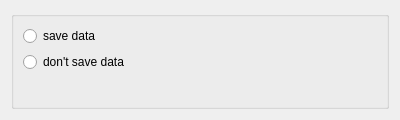
<?xml version="1.0" encoding="UTF-8"?>
<ui version="4.0">
 <class>GravitySimulationDialog</class>
 <widget class="QDialog" name="GravitySimulationDialog">
  <property name="geometry">
   <rect>
    <x>0</x>
    <y>0</y>
    <width>400</width>
    <height>120</height>
   </rect>
  </property>
  <property name="sizePolicy">
   <sizepolicy hsizetype="Fixed" vsizetype="Fixed">
    <horstretch>0</horstretch>
    <verstretch>0</verstretch>
   </sizepolicy>
  </property>
  <property name="minimumSize">
   <size>
    <width>300</width>
    <height>120</height>
   </size>
  </property>
  <property name="windowTitle">
   <string>Dialog</string>
  </property>
  <layout class="QVBoxLayout" name="verticalLayout">
   <item>
    <widget class="QGroupBox" name="groupBox">
     <property name="title">
      <string/>
     </property>
     <layout class="QFormLayout" name="formLayout">
      <property name="fieldGrowthPolicy">
       <enum>QFormLayout::FieldsStayAtSizeHint</enum>
      </property>
      <item row="3" column="0">
       <widget class="QRadioButton" name="dontsaveButton_">
        <property name="text">
         <string>don't save data</string>
        </property>
       </widget>
      </item>
      <item row="2" column="0">
       <widget class="QRadioButton" name="saveButton_">
        <property name="text">
         <string>save data</string>
        </property>
       </widget>
      </item>
     </layout>
    </widget>
   </item>
  </layout>
 </widget>
 <resources/>
 <connections/>
</ui>
